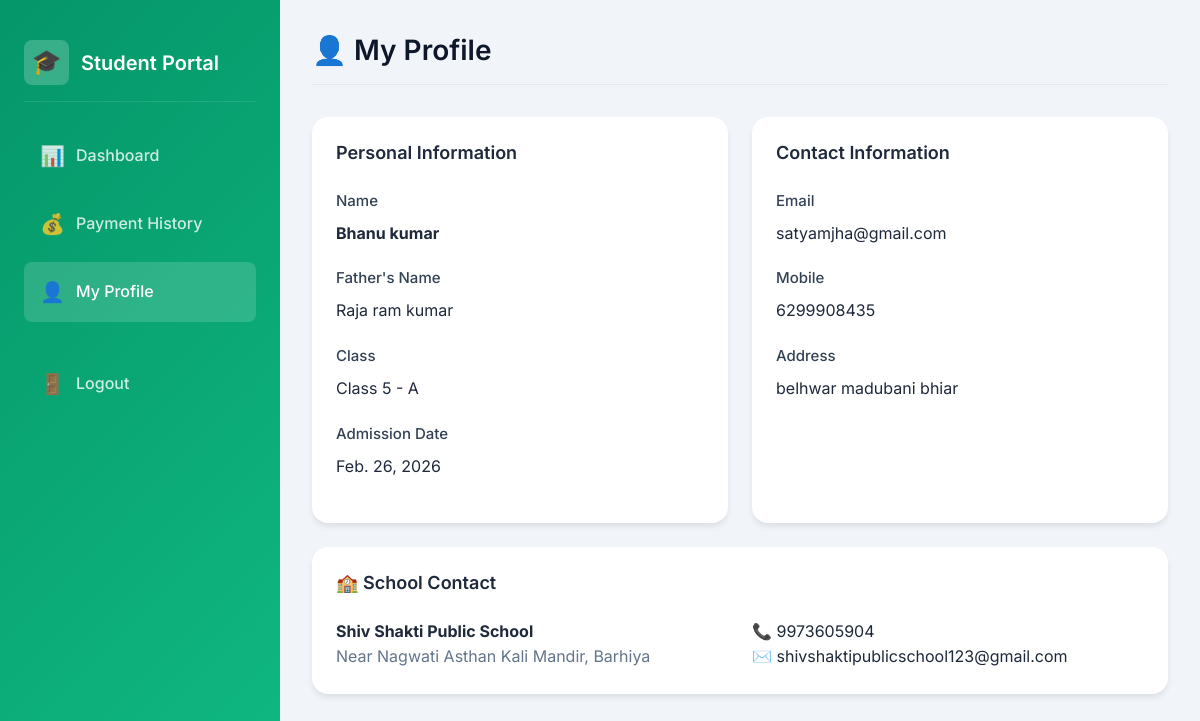
The page /student/profile/ (signed in) on the database as committed earlier.
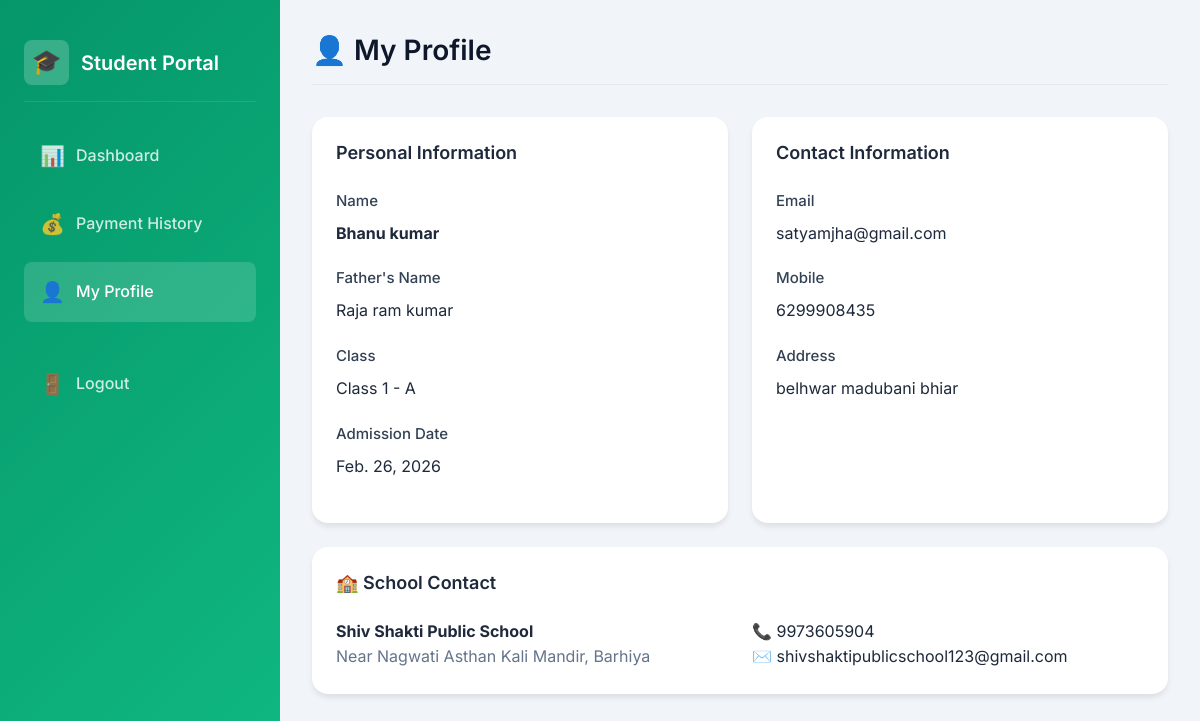
The same page on the database as committed later.
### core/models.py (models this page shows, shortened)
class Student(models.Model):
    name = models.CharField(max_length=100)
    father_name = models.CharField(max_length=100)
    student_class = models.ForeignKey(SchoolClass, on_delete=models.SET_NULL, null=True)
    role = models.CharField(max_length=50, default='Student')
    address = models.TextField(blank=True)
    email = models.EmailField(blank=True)
    mobile = models.CharField(max_length=15)
    admission_date = models.DateField()
    monthly_fee = models.DecimalField(max_digits=10, decimal_places=2, default=0)
    photo = models.BinaryField(blank=True, null=True)
    password = models.CharField(max_length=128)
    is_active = models.BooleanField(default=True)
    created_at = models.DateTimeField(auto_now_add=True)

class SchoolClass(models.Model):
    class_name = models.CharField(max_length=50)
    section = models.CharField(max_length=10)
    strength = models.IntegerField(default=0)
    class Meta:
        verbose_name = "Class"
        verbose_name_plural = "Classes"
        unique_together = ['class_name', 'section']
    def __str__(self):
        return f"{self.class_name} - {self.section}"

### core/views.py (the view)
# urls.py: path('student/profile/', views.student_profile, name='student_profile'),
def student_profile(request):
    if request.session.get('user_type') != 'student':
        return redirect('student_login')
    student_id = request.session.get('student_id')
    student = get_object_or_404(Student, pk=student_id)
    context = {
        'student': student,
        'school_info': {
            'name': 'Shiv Shakti Public School',
            'address': 'Near Nagwati Asthan Kali Mandir, Barhiya',
            'contact': '9973605904',
            'email': 'shivshaktipublicschool123@gmail.com'
        }
    }
    return render(request, 'student/profile.html', context)

### templates/student/profile.html (shortened to what this page needs)
{% extends 'base.html' %}
{% block body %}
<div class="dashboard-layout">
    <aside class="sidebar" style="background: linear-gradient(135deg, #059669 0%, #10b981 100%);">
        <div class="sidebar-brand">
            <div class="brand-icon">🎓</div>
            <div>
                <h2>Student Portal</h2>
            </div>
        </div>
        <nav>
            <ul class="sidebar-nav">
                <li class="nav-item"><a href="{% url 'student_dashboard' %}" class="nav-link"><span
                            class="icon">📊</span> Dashboard</a></li>
                <li class="nav-item"><a href="{% url 'student_payment_history' %}" class="nav-link"><span
                            class="icon">💰</span> Payment History</a></li>
                <li class="nav-item"><a href="{% url 'student_profile' %}" class="nav-link active"><span
                            class="icon">👤</span> My Profile</a></li>
                <li class="nav-item" style="margin-top: 2rem;"><a href="{% url 'logout' %}" class="nav-link"><span
                            class="icon">🚪</span> Logout</a></li>
            </ul>
        </nav>
    </aside>
    <main class="main-content">
        <div class="top-header">
            <h1 class="page-title">👤 My Profile</h1>
        </div>
        <div class="grid-2">
            <div class="card">
                <h3 class="card-title mb-3">Personal Information</h3>
                <div class="form-group"><label class="form-label">Name</label>
                    <p><strong>{{ student.name }}</strong></p>
                </div>
                <div class="form-group"><label class="form-label">Father's Name</label>
                    <p>{{ student.father_name }}</p>
                </div>
                <div class="form-group"><label class="form-label">Class</label>
                    <p>{{ student.student_class }}</p>
                </div>
                <div class="form-group"><label class="form-label">Admission Date</label>
                    <p>{{ student.admission_date }}</p>
                </div>
            </div>
            <div class="card">
                <h3 class="card-title mb-3">Contact Information</h3>
                <div class="form-group"><label class="form-label">Email</label>
                    <p>{{ student.email|default:"-" }}</p>
                </div>
                <div class="form-group"><label class="form-label">Mobile</label>
                    <p>{{ student.mobile }}</p>
                </div>
                <div class="form-group"><label class="form-label">Address</label>
                    <p>{{ student.address|default:"-" }}</p>
                </div>
            </div>
        </div>
        <div class="card mt-3">
            <h3 class="card-title mb-3">🏫 School Contact</h3>
            <div class="grid-2">
                <div><strong>{{ school_info.name }}</strong>
                    <p class="text-muted">{{ school_info.address }}</p>
                </div>
                <div>
                    <p>📞 {{ school_info.contact }}</p>
                    <p>✉️ {{ school_info.email }}</p>
                </div>
            </div>
        </div>
    </main>
</div>
{% endblock %}

Rows that differ between the two databases and show on the page:
changed Student "Bhanu kumar": student_class "Class 5 - A" → "Class 1 - A"
